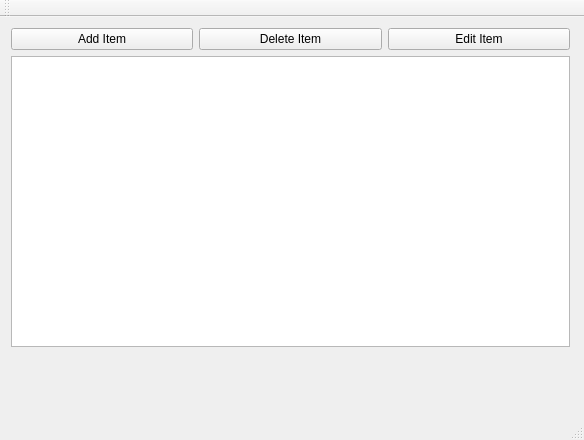
<?xml version="1.0" encoding="UTF-8"?>
<ui version="4.0">
 <class>passwordManagerClass</class>
 <widget class="QMainWindow" name="passwordManagerClass">
  <property name="geometry">
   <rect>
    <x>0</x>
    <y>0</y>
    <width>584</width>
    <height>440</height>
   </rect>
  </property>
  <property name="windowTitle">
   <string>passwordManager</string>
  </property>
  <widget class="QWidget" name="centralWidget">
   <widget class="QWidget" name="verticalLayoutWidget">
    <property name="geometry">
     <rect>
      <x>0</x>
      <y>0</y>
      <width>581</width>
      <height>341</height>
     </rect>
    </property>
    <layout class="QVBoxLayout" name="verticalLayout">
     <item>
      <layout class="QHBoxLayout" name="buttonLayout">
       <item>
        <widget class="QPushButton" name="addButton">
         <property name="text">
          <string>Add Item</string>
         </property>
        </widget>
       </item>
       <item>
        <widget class="QPushButton" name="deleteButton">
         <property name="text">
          <string>Delete Item</string>
         </property>
        </widget>
       </item>
       <item>
        <widget class="QPushButton" name="editButton">
         <property name="text">
          <string>Edit Item</string>
         </property>
        </widget>
       </item>
      </layout>
     </item>
     <item>
      <widget class="QTableWidget" name="tableWidget"/>
     </item>
    </layout>
   </widget>
  </widget>
  <widget class="QMenuBar" name="menuBar">
   <property name="geometry">
    <rect>
     <x>0</x>
     <y>0</y>
     <width>584</width>
     <height>22</height>
    </rect>
   </property>
  </widget>
  <widget class="QToolBar" name="mainToolBar">
   <attribute name="toolBarArea">
    <enum>TopToolBarArea</enum>
   </attribute>
   <attribute name="toolBarBreak">
    <bool>false</bool>
   </attribute>
  </widget>
  <widget class="QStatusBar" name="statusBar"/>
 </widget>
 <layoutdefault spacing="6" margin="11"/>
 <resources>
  <include location="passwordManager.qrc"/>
 </resources>
 <connections/>
</ui>
